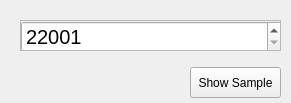
<?xml version="1.0" encoding="UTF-8"?>
<ui version="4.0">
 <class>OptionProject</class>
 <widget class="QWidget" name="OptionProject">
  <property name="geometry">
   <rect>
    <x>0</x>
    <y>0</y>
    <width>291</width>
    <height>103</height>
   </rect>
  </property>
  <property name="windowTitle">
   <string>Option Project ID</string>
  </property>
  <widget class="QScrollArea" name="scrollArea">
   <property name="geometry">
    <rect>
     <x>20</x>
     <y>20</y>
     <width>261</width>
     <height>31</height>
    </rect>
   </property>
   <property name="widgetResizable">
    <bool>true</bool>
   </property>
   <widget class="QWidget" name="scrollAreaWidgetContents">
    <property name="geometry">
     <rect>
      <x>0</x>
      <y>0</y>
      <width>259</width>
      <height>29</height>
     </rect>
    </property>
    <widget class="QDoubleSpinBox" name="doubleSpinBox">
     <property name="geometry">
      <rect>
       <x>0</x>
       <y>0</y>
       <width>261</width>
       <height>31</height>
      </rect>
     </property>
     <property name="font">
      <font>
       <pointsize>15</pointsize>
      </font>
     </property>
     <property name="decimals">
      <number>0</number>
     </property>
     <property name="minimum">
      <double>22001.000000000000000</double>
     </property>
     <property name="maximum">
      <double>30001.000000000000000</double>
     </property>
    </widget>
   </widget>
  </widget>
  <widget class="QPushButton" name="pushButton">
   <property name="geometry">
    <rect>
     <x>190</x>
     <y>67</y>
     <width>91</width>
     <height>31</height>
    </rect>
   </property>
   <property name="text">
    <string>Show Sample</string>
   </property>
  </widget>
 </widget>
 <resources/>
 <connections/>
</ui>
